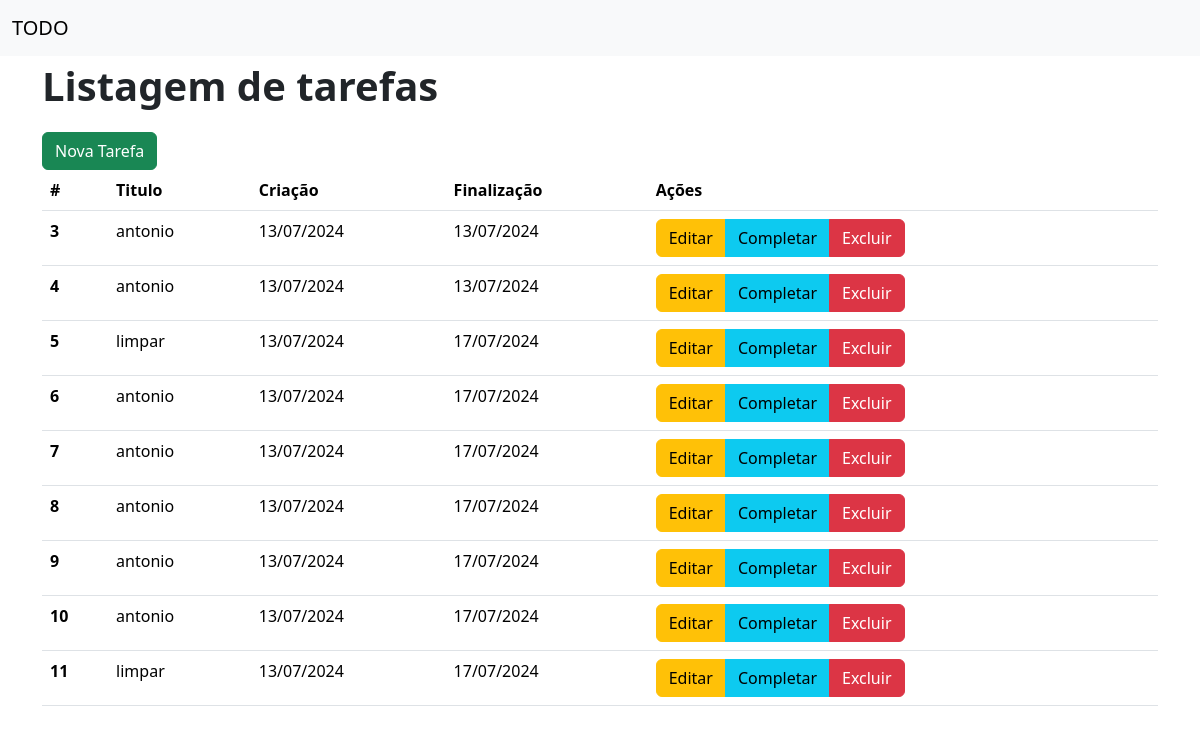
Before: / with the older database file.
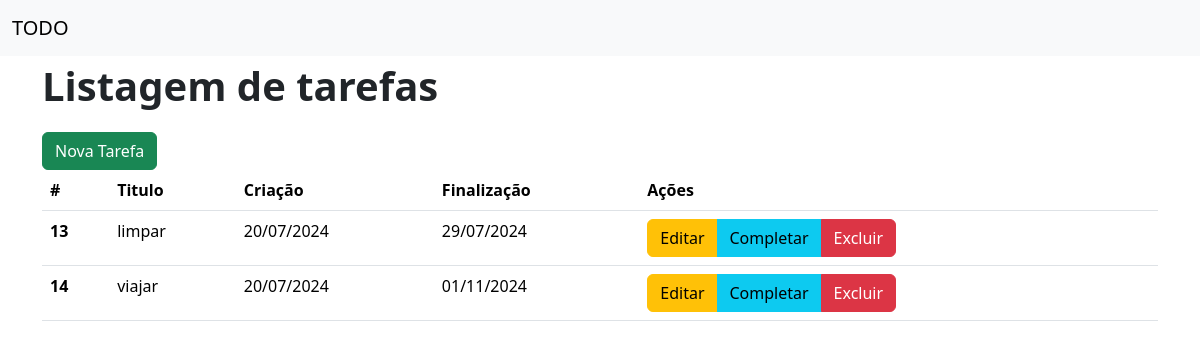
After: the same page with the newer database file.
### todos/models.py (models this page shows)
class Todo(models.Model):
    titulo = models.CharField(verbose_name='Titulo da Tarefa',max_length=150, null=False, blank=False)
    dtCriacao = models.DateTimeField(verbose_name='TData da Criação',auto_now_add=True, null=False, blank=False)
    dtFinalizado = models.DateTimeField(verbose_name='Data da Finalização',null=True, blank=True)

### todos/views.py (the view)
# urls.py: path("", todoListarView.as_view(template_name="todos/todolistar.html"),name='todo_listar'),
class todoListarView(ListView):
    model = Todo #classe deve usar o modelo ToDo (.\todos\models.py)

### todos/templates/todos/todolistar.html (shortened to what this page needs)
{% extends 'padrao.html' %}
{% block subtitulo %}
  Listagem de tarefas
{% endblock %}
{% block conteudo %}
  <a href="{% url 'todo_criar' %}" type="button" class="btn btn-success">Nova Tarefa</a>
  <table class="table">
    <thead>
      <tr>
        <th scope="col">#</th>
        <th scope="col">Titulo</th>
        <th scope="col">Criação</th>
        <th scope="col">Finalização</th>
        <th scope="col">Ações</th>
      </tr>
    </thead>
    <tbody>
      {% for tarefa in todo_list %}
        <tr>
          <th scope="row">{{ tarefa.id }}</th>
          <td>{{ tarefa.titulo }}</td>
          <td>{{ tarefa.dtCriacao|date:'SHORT_DATE_FORMAT' }}</td>
          <td>{{ tarefa.dtFinalizado|date:'SHORT_DATE_FORMAT'|default:'-' }}</td>
          <td>
            <div class="btn-group" role="group" aria-label="Basic mixed styles example">
              <button type="button" onclick="window.location.href='{% url 'todo_atualizar' pk=tarefa.pk %}'" class="btn btn-warning">Editar</button>
              <button type="button" onclick="window.location.href='{% url 'todo_completar' pk=tarefa.pk %}'" class="btn btn-info">Completar</button>
              <button type="button" onclick="window.location.href='{% url 'todo_deletar' pk=tarefa.pk %}'" class="btn btn-danger">Excluir</button>
            </div>
          </td>
        </tr>
      {% endfor %}
    </tbody>
  </table>
{% endblock %}

### todos/templates/padrao.html (shortened to what this page needs)
<!DOCTYPE html>
<html lang="pt-BR">
  <head>
    <link href="https://cdn.jsdelivr.net/npm/bootstrap@5.3.3/dist/css/bootstrap.min.css" rel="stylesheet" />
  </head>
  <body>
    <nav class="navbar navbar-expand-lg bg-body-tertiary">
      <div class="container-fluid">
        <a class="navbar-brand" href="#">TODO</a>
      </div>
    </nav>
    <main class="container">
      <p class="text-start fs-1 fw-bold">
        {% block subtitulo %}
        {% endblock %}
      </p>
      {% block conteudo %}
      {% endblock %}
    </main>
  </body>
</html>

Changed rows visible on the page:
removed Todo: id "3", titulo "antonio", dtCriacao "13/07/2024", dtFinalizado "13/07/2024"
removed Todo: id "4", titulo "antonio", dtCriacao "13/07/2024", dtFinalizado "13/07/2024"
removed Todo: id "5", titulo "limpar", dtCriacao "13/07/2024", dtFinalizado "17/07/2024"
removed Todo: id "6", titulo "antonio", dtCriacao "13/07/2024", dtFinalizado "17/07/2024"
removed Todo: id "7", titulo "antonio", dtCriacao "13/07/2024", dtFinalizado "17/07/2024"
removed Todo: id "8", titulo "antonio", dtCriacao "13/07/2024", dtFinalizado "17/07/2024"
removed Todo: id "9", titulo "antonio", dtCriacao "13/07/2024", dtFinalizado "17/07/2024"
removed Todo: id "10", titulo "antonio", dtCriacao "13/07/2024", dtFinalizado "17/07/2024"
removed Todo: id "11", titulo "limpar", dtCriacao "13/07/2024", dtFinalizado "17/07/2024"
added Todo: id "13", titulo "limpar", dtCriacao "20/07/2024", dtFinalizado "29/07/2024"
added Todo: id "14", titulo "viajar", dtCriacao "20/07/2024", dtFinalizado "01/11/2024"
